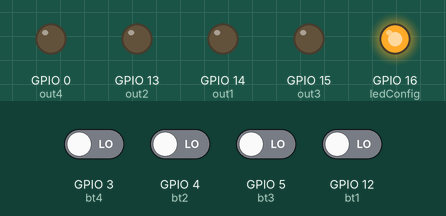
The sketch below on a simulated ESP8266 (NodeMCU). Parts: output pins drawn as LEDs (lit = HIGH). The test bench sets the inputs (shaded band); at power-on: GPIO 3 (bt4), GPIO 4 (bt2), GPIO 5 (bt3), GPIO 12 (bt1) LOW. WiFi joins after 1.5 s; servers stay silent unless stated; EEPROM starts erased; no MQTT or app messages arrive unless stated.

Above: at 3.2 s.
3.3 s: GPIO 3 (bt4) driven HIGH
At 3.6 s:
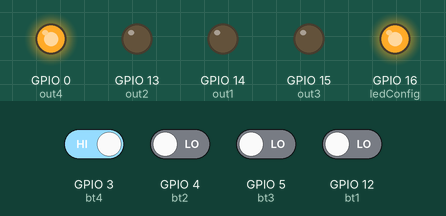
4.8 s: GPIO 4 (bt2) driven HIGH
At 5.9 s:
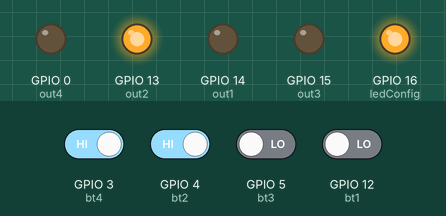
6.3 s: GPIO 5 (bt3) driven HIGH
At 7.0 s:
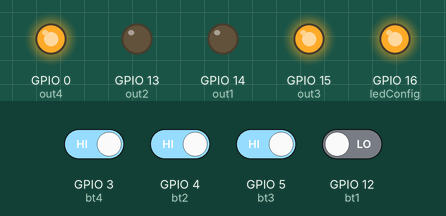
7.8 s: GPIO 12 (bt1) driven HIGH
At 8.2 s:
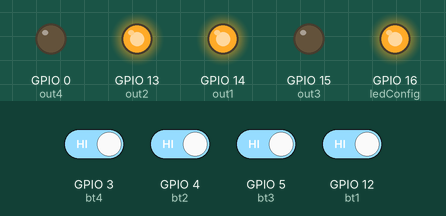
Timing chart, 0 to 10.3 s (numbered marks = the images above; inputs shaded):
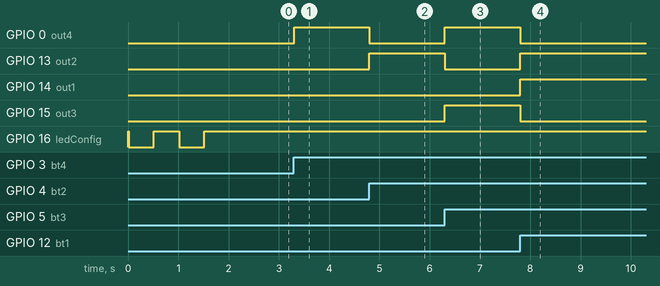

The sketch:

210122_DATN.ino
```cpp
#include <ESP8266WiFi.h>
#include <PubSubClient.h>
#include <DNSServer.h>
#include <WiFiManager.h>
#include <EEPROM.h>

#define DEBUG 1
char* ssid;
char* password;
const char* mqttServer = "broker.hivemq.com";
const int _10sec = 10*1000;
const int _1min = 60*1000;
const int _20sec = 20*1000;

WiFiClient espClient;
PubSubClient client(espClient);
unsigned long lastUpdate=0;

byte ledConfig = 16; //D0
byte bt1 = 12;  //D1
byte bt2 = 4;  //D2
byte bt3 = 5; //D5
byte bt4 = 3; //D6
byte out1 = 14;   //D3
byte out2 = 13;   //D4
byte out3 = 15;  //D7
byte out4 = 0;   //D8
bool outState[4] = {0, 0, 0, 0};
int switchTime[4] = {0, 0, 0, 0}, switchTimeRef[4] = {0, 0, 0, 0};
int buttonFlag;
bool longPressed = false, checkLongPress = false;
bool pressed = false;
int longPressTime = 0;
long mqttReconnect, wifiRec;

// ham thay doi trang thai relay
void changeOutput(void);
// ham set up wifi
void setupWifi(int numberTry);
// ham nhan msg mqtt
void callback(char* topic,byte* payload, unsigned int length);
// ham reconnect server mqtt
void reconnect(int numberTry);
// ham update trang thay hien tai cua switch
void updateState(void);
// ham xu li nut an giu
void longPress(void);
// ham blink led 0.5s/0.5s
void blinkLed(void);
// ham delay switch
void switchTimming(void);
// ham isr
ICACHE_RAM_ATTR void isrPressed(void){
  noInterrupts();
  delayMicroseconds(1000);
  if(digitalRead(bt1) == 1)
  {
    outState[0] = !outState[0];
    switchTime[0] = 0;
    buttonFlag = 1;
  }
  if(digitalRead(bt2) == 1)
  {
    outState[1] = !outState[1];
    switchTime[0] = 0;
    buttonFlag = 2;
  }
  if(digitalRead(bt3) == 1)
  {
    outState[2] = !outState[2];
    switchTime[2] = 0;
    buttonFlag = 3;
  }
  if(digitalRead(bt4) == 1)
  {
    outState[3] = !outState[3];
    switchTime[3] = 0;
    buttonFlag = 4;
  }
  changeOutput();
  longPressTime = millis();
  checkLongPress = true;
  // while(checkLongPress)
  // {
  //   switch(buttonFlag)
  //   {
  //     case 1:
  //       if(digitalRead(bt1) == 0) checkLongPress = false;
  //       break;
  //     case 2:
  //       if(digitalRead(bt2) == 0) checkLongPress = false;
  //       break;
  //     case 3:
  //       if(digitalRead(bt3) == 0) checkLongPress = false;
  //       break;
  //     case 4:
  //       if(digitalRead(bt4) == 0) checkLongPress = false;
  //       break;
  //     default:
  //       break;
  //   }
  //   if(millis() - longPressTime > _10sec)
  //   {
  //     #ifdef DEBUG
  //     Serial.print("longPress");
  //     #endif
  //     checkLongPress = false;
  //     EEPROM.begin(512);
  //     EEPROM.write(0, 'y');
  //     EEPROM.commit();
  //     EEPROM.end();
  //     ESP.restart();
  //     break;
  //   }
  // }
  interrupts();
}

void setup() {
  // put your setup code here, to run once:
  // setup wifi
  // noInterrupts();
  pinMode(out4, OUTPUT);
  digitalWrite(out4, LOW);
  pinMode(out2, OUTPUT);
  digitalWrite(out2, LOW);
  pinMode(out1, OUTPUT);
  digitalWrite(out1, LOW);
  pinMode(out3, OUTPUT);
  digitalWrite(out3, LOW);
//  pinMode(out4, OUTPUT);
//  digitalWrite(out4, LOW);
//  Serial.begin(115200);
  pinMode(ledConfig, OUTPUT);
  digitalWrite(ledConfig, HIGH);
  pinMode(bt1, INPUT);
  attachInterrupt(digitalPinToInterrupt(bt1), isrPressed, RISING);
  pinMode(bt2, INPUT);
  attachInterrupt(digitalPinToInterrupt(bt2), isrPressed, RISING);
  pinMode(bt3, INPUT);
  attachInterrupt(digitalPinToInterrupt(bt3), isrPressed, RISING);
  pinMode(bt4, INPUT);
  attachInterrupt(digitalPinToInterrupt(bt4), isrPressed, RISING);
//  pinMode(out1, OUTPUT);
//  digitalWrite(out1, LOW);
//  pinMode(out2, OUTPUT);
//  digitalWrite(out2, LOW);
//  pinMode(out3, OUTPUT);
//  digitalWrite(out3, LOW);
//  pinMode(out4, OUTPUT);
//  digitalWrite(out4, LOW);

  EEPROM.begin(512);
  char check = char(EEPROM.read(0));
//  #ifdef DEBUG
//  Serial.print("check = ");
//  Serial.print(check);
//  #endif
  EEPROM.write(0, 0);
  EEPROM.commit();
  EEPROM.end();
  if(check == 'y')
  {
    digitalWrite(ledConfig, LOW);
    WiFi.disconnect(true);
    WiFiManager wifiManager;
//    wifiManager.setAPStaticIPConfig();
//    wifiManager.autoConnect("DATN-NTA-20173616");
    wifiManager.setConfigPortalTimeout(180);
    wifiManager.setCaptivePortalEnable(false);
    wifiManager.setBreakAfterConfig(true);
    wifiManager.setConnectRetries(5);
    wifiManager.startConfigPortal("DATN-NTA-20173616");
    // ssid = wifiManager._ssid.c_str();
    // password = wifiManager._pass.c_str();
    ESP.restart();
  }
  else
  {
    setupWifi(10);
  }
  digitalWrite(ledConfig, HIGH);
  client.setServer(mqttServer, 1883);
  client.setCallback(callback);
  reconnect(2);
  // interrupts();
}

void loop() {
  // put your main code here, to run repeatedly:
//  if(pressed == true)
//  {
//    read_bt();
//  }
 if(checkLongPress == true)
 {
   #ifdef DEBUG
//   Serial.print("checkLongPress");
   #endif
   switch(buttonFlag)
   {
     case 1:
       if(digitalRead(bt1) == 0) checkLongPress = false;
       break;
     case 2:
       if(digitalRead(bt2) == 0) checkLongPress = false;
       break;
     case 3:
       if(digitalRead(bt3) == 0) checkLongPress = false;
       break;
     case 4:
       if(digitalRead(bt4) == 0) checkLongPress = false;
       break;
     default:
       break;
   }
   if(millis() - longPressTime > _10sec)
   {
     longPressed = true;
   }
 }
 if(longPressed == true)
 {
   longPress();
 }
  switchTimming();
  if(millis() - lastUpdate > _20sec)
  {
    lastUpdate = millis();
    if(client.connected())
    {
      updateState();
    }
  }

  if((WiFi.status() != WL_CONNECTED) && (millis() - wifiRec > _1min))
  {
    wifiRec = millis();
    setupWifi(3);
    digitalWrite(ledConfig, HIGH);
  }

  if((WiFi.status() == WL_CONNECTED) && (millis() - mqttReconnect > _1min) && !client.connected())
  {
    mqttReconnect = millis();
    reconnect(2);
    digitalWrite(ledConfig, HIGH);
  }
  client.loop();
}

// void read_bt(void)
// {
//   pressed = false;
//   checkLongPress = true;
//   longPressTime = millis();
//   delay(100);
//   if(digitalRead(bt1) == 1)
//   {
//     out1_state = !out1_state;
//     buttonFlag = 1;
//   }
//   if(digitalRead(bt2) == 1)
//   {
//     out2_state = !out2_state;
//     buttonFlag = 2;
//   }
//   if(digitalRead(bt3) == 1)
//   {
//     out3_state = !out3_state;
//     buttonFlag = 3;
//   }
//   if(digitalRead(bt4) == 1)
//   {
//     out4_state = !out4_state;
//     buttonFlag = 4;
//   }
//   changeOutput();
// }

void changeOutput(void)
{
  digitalWrite(out1, outState[0]);
  digitalWrite(out2, outState[1]);
  digitalWrite(out3, outState[2]);
  digitalWrite(out4, outState[3]);
  updateState();
}

void setupWifi(int numberTry)
{
  int tryTimes = 0;
  delay(10);
  // We start by connecting to a WiFi network
//  Serial.println();
//  Serial.print("Connecting to ");
//  Serial.println(WiFi.SSID());
  WiFi.begin();

  while ((WiFi.status() != WL_CONNECTED) && (tryTimes < numberTry)) {
    blinkLed();
//    Serial.print(".");
    tryTimes++;
  }
  randomSeed(micros());
  if(WiFi.status() == WL_CONNECTED)
  {
//    Serial.println("");
//  Serial.println("WiFi connected");
//    Serial.println("IP address: ");
//    Serial.println(WiFi.localIP());
  }
  else
  {
//    Serial.println("WiFi not connected");
  }
}

void reconnect(int numberTry)
{
  int tryTimes = 0;
  while((!client.connected()) && (tryTimes < numberTry))
  {
//    Serial.print("Attemp mqtt connection");
    String clientID = "esp8266-datn";
    if(client.connect(clientID.c_str()))
    {
//      Serial.println("connected");
      client.publish("status/datnta", "connected");
//      client.subscribe("status/datnta");
      client.subscribe("cmd/datnta");
    }
    else
    {
//      Serial.print("fail, rc=");
//      Serial.print(client.state());
//      Serial.print("try again in 5sec");
      blinkLed();
      tryTimes++;
    }
  }
}

void callback(char* topic, byte* payload, unsigned int length)
{
  char timeBuffer[2];
  int timeTemp;
  timeBuffer[0] = (char)payload[5];
  timeBuffer[1] = (char)payload[6];
  timeTemp = atoi(timeBuffer);
  #ifdef DEBUG
  for (int i = 0; i < length; i++) {
//    Serial.print((char)payload[i]);
  }
//  Serial.println();
//  Serial.print(timeTemp);
//  Serial.println();
  #endif
  if((char)payload[0] == '/')
  {
    if((char)payload[1] == '1')
    {
      switchTime[0] = timeTemp;
      switchTimeRef[0] = millis();
      if((char)payload[3] == '1')
      {
        outState[0] = 1;
      }
      else if(switchTime[0] == 0)
      {
        outState[0] = 0;
      }
    }
    else if ((char)payload[1] == '2')
    {
      switchTime[1] = timeTemp;
      switchTimeRef[1] = millis();
      if((char)payload[3] == '1')
      {
        outState[1] = 1;
      }
      else if(switchTime[1] == 0)
      {
        outState[1] = 0;
      }
    }
    else if ((char)payload[1] == '3')
    {
      switchTime[2] = timeTemp;
      switchTimeRef[2] = millis();
      if((char)payload[3] == '1')
      {
        outState[2] = 1;
      }
      else if(switchTime[2] == 0)
      {
        outState[2] = 0;
      }
    }
    else if ((char)payload[1] == '4')
    {
      switchTime[3] = timeTemp;
      switchTimeRef[3] = millis();
      if((char)payload[3] == '1')
      {
        outState[3] = 1;
      }
      else if(switchTime[3] == 0)
      {
        outState[3] = 0;
      }
    }
    changeOutput();
  }
}

// void update_state(void)
// {
//   if(out1_state == 1)
//   {
//     client.publish("status/datnta","1/1");
//   }
//   else
//   {
//     client.publish("status/datnta","1/0");
//   }

//   if(out2_state == 1)
//   {
//     client.publish("status/datnta","2/1");
//   }
//   else
//   {
//     client.publish("status/datnta","2/0");
//   }

//   if(out3_state == 1)
//   {
//     client.publish("status/datnta","3/1");
//   }
//   else
//   {
//     client.publish("status/datnta","3/0");
//   }

//   if(out4_state == 1)
//   {
//     client.publish("status/datnta","4/1");
//   }
//   else
//   {
//     client.publish("status/datnta","4/0");
//   }
// }

void longPress(void)
{
  longPressed = false;
  checkLongPress = false;
  #ifdef DEBUG
//  Serial.print("longPressed");
  #endif
  EEPROM.begin(512);
  EEPROM.write(0, 'y');
  EEPROM.commit();
  EEPROM.end();
  ESP.restart();
}

void updateState(void)
{
  String mqttPubString;
  mqttPubString = "/1/" + String(outState[0]);
  mqttPubString += "/2/" + String(outState[1]);
  mqttPubString += "/3/" + String(outState[2]);
  mqttPubString += "/4/" + String(outState[3]);
  client.publish("status/datnta",(char*)mqttPubString.c_str());
}

void blinkLed(void)
{
  digitalWrite(ledConfig, LOW);
  delay(500);
  digitalWrite(ledConfig, HIGH);
  delay(500);
}

void switchTimming(void)
{
  for(int i = 0; i < 4; i++)
  {
    if(switchTime[i] != 0)
    {
      if(millis() - switchTimeRef[i] > switchTime[i]*1000)
      {
        switchTime[i] = 0;
        outState[i] = 0;
        changeOutput();
      }
    }
  }
}
```

Measured:
- after the input at 3.3 s, GPIO 0 (out4): LOW → HIGH at once
- after the input at 4.8 s, GPIO 0 (out4): HIGH → LOW at once; GPIO 13 (out2): LOW → HIGH at once
- after the input at 6.3 s, GPIO 0 (out4), GPIO 15 (out3): LOW → HIGH at once; GPIO 13 (out2): HIGH → LOW at once
- after the input at 7.8 s, GPIO 0 (out4), GPIO 15 (out3): HIGH → LOW at once; GPIO 13 (out2), GPIO 14 (out1): LOW → HIGH at once
